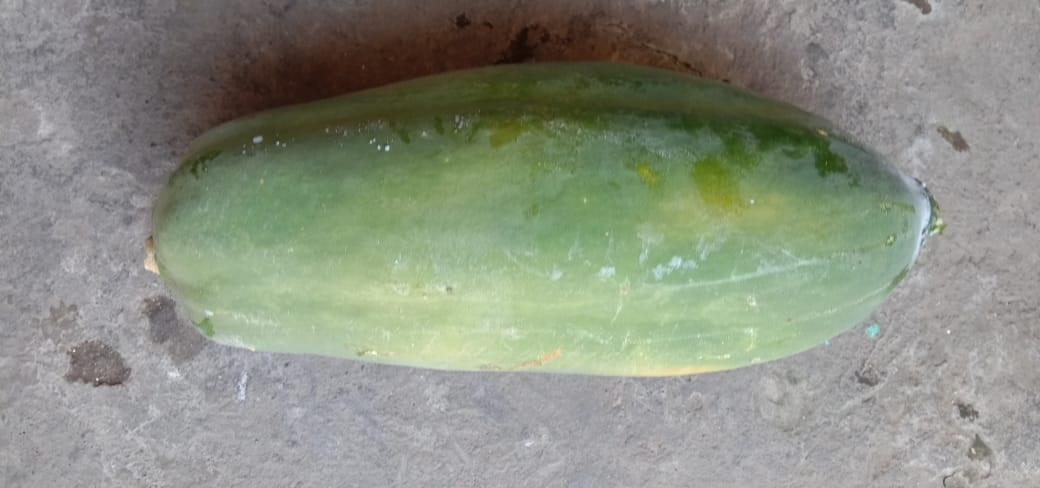
#> input picture pepaya coba.jpeg, 1040 x 488 px
$ jupyter execute 7.MAINKNN.ipynb
#> lines starting #> are read from the running program, lines starting #| are printed output that depends on the picture; long printed decimals are rounded
# RGB TO HSV PADA PEPAYA 6

DIMAS PRATIKTO
06.2018.1.06958

[cell 1]
import cv2
import pandas as pd
import numpy as np
from sklearn.neighbors import KNeighborsClassifier
from sklearn import neighbors
from sklearn.neighbors import NearestNeighbors
from sklearn.neighbors import KNeighborsRegressor

[cell 2]
original = cv2. imread('pepaya coba.jpeg')
#> original is the input picture: shape (488, 1040, 3); mean B, G, R 129.8, 143.8, 138.4

[cell 3]
#Resize Gambar
h, w = original.shape[:2]
#> h = 488; w = 1040
new_h, new_w= int(h/2), int(w/2)
#> new_h = 244; new_w = 520
image= cv2.resize(original,(new_w, new_h))

[cell 4]
#Convert RGB KE HSV
hsv= cv2.cvtColor(image, cv2.COLOR_RGB2HSV)
#> hsv: shape (244, 520, 3); mean H, S, V 93.8, 40.4, 147.7

[cell 5]
#Print Nilai HSV
print(hsv)
#> (printed output is left out)

[cell 6]
#Menampilkan Gambar HSV
cv2.imshow('Gambar HSV', hsv)

[cell 7]
#Menampilkan Gambar Tiap H,S,V
cv2.imshow('H Channel', hsv[: ,: ,0])
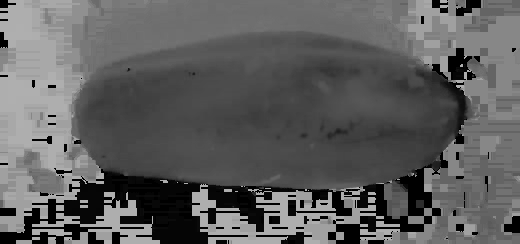
#> window 'H Channel': shape (244, 520); min 0, max 176, mean 93.8
cv2.imshow('S Channel', hsv[: ,: ,1])
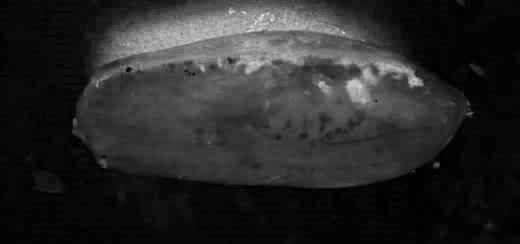
#> window 'S Channel': shape (244, 520); min 0, max 236, mean 40.4
cv2.imshow('V Channel', hsv[: ,: ,2])
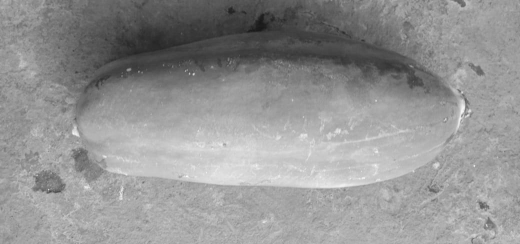
#> window 'V Channel': shape (244, 520); min 24, max 249, mean 147.7
cv2.waitKey(0)
cv2.destroyAllWindows()

[cell 8]
#Memperoleh Nilai Rata-Rata Tiap H,S,V
H = hsv[: ,: ,0]
S = hsv[: ,: ,1]
V = hsv[: ,: ,2]
meanH = np.mean(H)
#> meanH = 93.82
meanH = float(meanH)
meanS = np.mean(S)
#> meanS = 40.42
meanS = float(meanS)
meanV = np.mean(V)
#> meanV = 147.7
meanV = float(meanV)
print("Nilai Rata-rata H :", meanH,"S: ", meanS,"V: ",meanV)
#| Nilai Rata-rata H : 93.818 S:  40.421 V:  147.697

# PENERAPAN KNN PADA DATASET DAN NILAI RATA-RATA

[cell 9]
#Dataset Csv
data=pd.read_csv('datapepaya.csv')
#> (reads datapepaya.csv from the repository)

[cell 10]
#Memasukkan Dataset Kedalam X & Y
X = data[['Hmean','Smean','Vmean']]
Y = data['Kematangan']
#Prediksi Menggunakan KNN
knn = KNeighborsRegressor(n_neighbors=3)
knn.fit(X,Y)
dataa = [meanH,meanS,meanV]
#> dataa = [93.82, 40.42, 147.7]
hasilprediksi = knn.predict([dataa])
#> hasilprediksi = [0]
hasilprediksi = float(hasilprediksi)
#> hasilprediksi = 0
print("Hasil Prediksi =",hasilprediksi)
#| Hasil Prediksi = 0.0
#Hasil prediksi
#Bila Hasil Prediksi Bernilai == 1(Pepaya Matang) & Bernilai == 0 (Pepaya Mentah)
if hasilprediksi == 1:
    print("Pepaya ini Matang")
elif hasilprediksi == 0:
    print("Pepaya ini Mentah")
else:
    print("Kematangan Tidak Di Prediksi")
